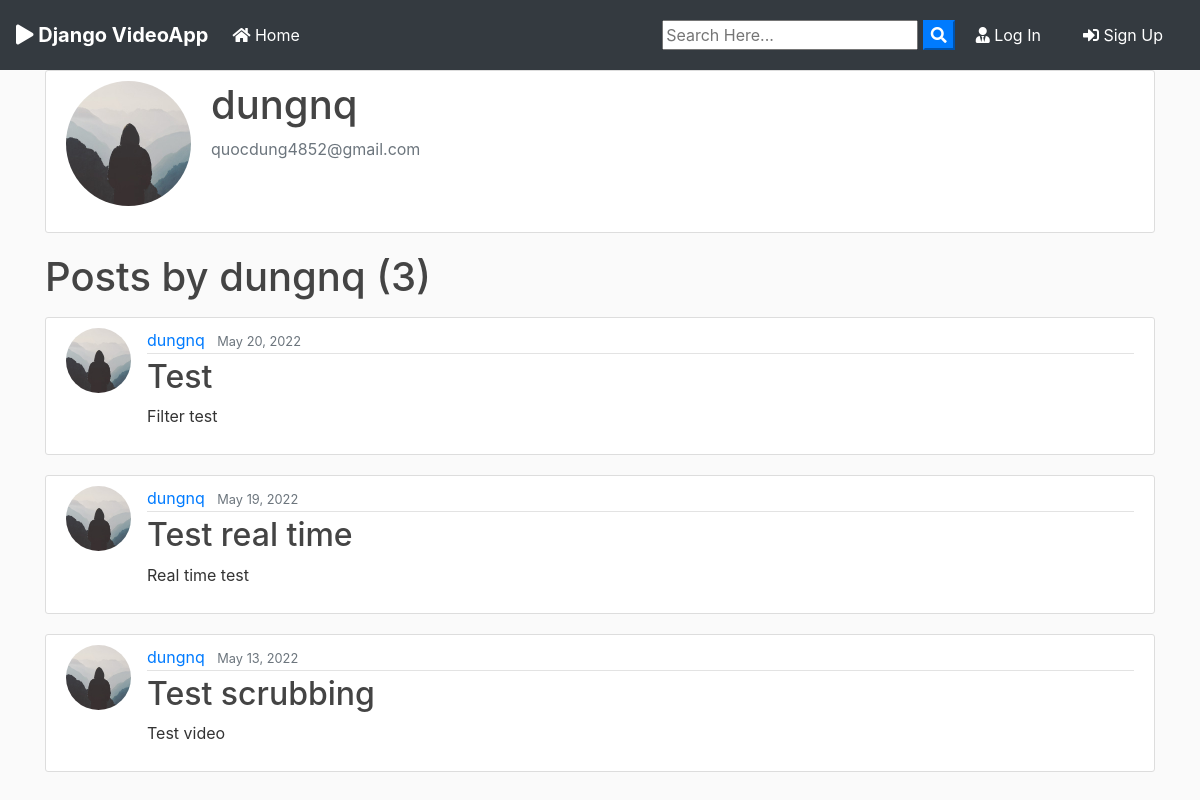
/user/dungnq, run on an earlier commit of the app's database.
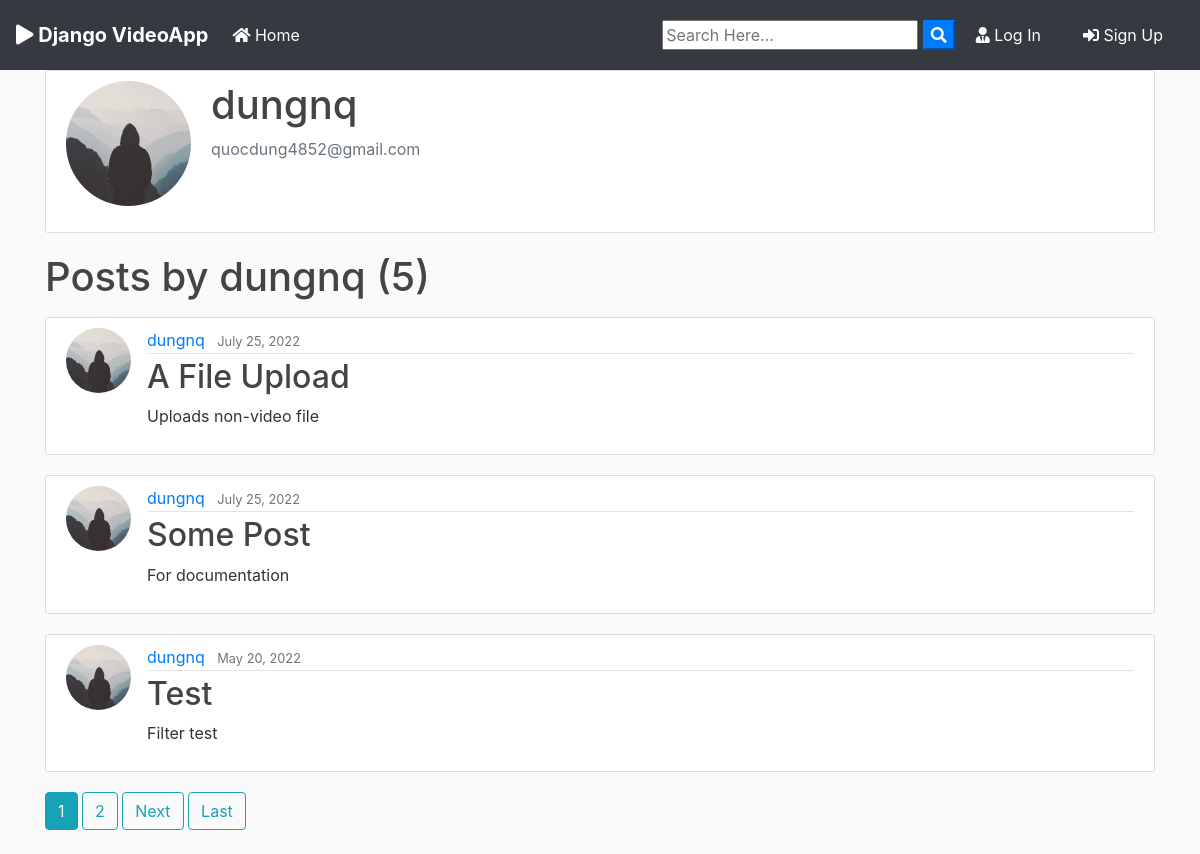
And on a later commit of the database.
### blog/models.py (models this page shows, shortened)
class Post(models.Model):
	title = models.CharField(max_length=100)
	file = models.FileField(upload_to='Files')
	content = models.TextField()
	date_posted = models.DateTimeField(default=timezone.now)
	author = models.ForeignKey(User, on_delete=models.CASCADE)
	status = models.CharField(max_length=1, default='S')
	label = models.TextField(max_length=10, default='N/A')

### users/models.py (models this page shows, shortened)
class Profile(models.Model):
    user = models.OneToOneField(User, on_delete=models.CASCADE)
    image = models.ImageField(default='default.jpg', upload_to='profile_pics')
    is_locked = models.BooleanField(default=False)

### blog/views.py (the view)
# urls.py: path('user/<str:username>', UserPostListView.as_view(), name='user-posts'),
class UserPostListView(ListView):
    model = Post
    template_name = 'blog/user_posts.html'
    context_object_name = 'posts'
    paginate_by = 3
    def get_queryset(self):
        user = get_object_or_404(User, username=self.kwargs.get('username'))
        if self.request.user.is_superuser or self.request.user==user:
            return Post.objects.filter(author=user).order_by('-date_posted')
        else:
            return Post.objects.filter(author=user, status='A').order_by('-date_posted')
    def get_context_data(self, **kwargs):
        context = super(UserPostListView, self).get_context_data(**kwargs)
        context.update({
            'author': get_object_or_404(User, username=self.kwargs.get('username')),
        })
        return context

### blog/templates/blog/user_posts.html (shortened to what this page needs)
{% extends "blog/base.html" %}
{% block content %}
    <div class="content-section">
      <div class="media">
        <img class="rounded-circle account-img" src="{{ author.profile.image.url }}">
        <div class="media-body">
          <h2 class="account-heading">{{ author }}</h2>
          <p class="text-secondary">{{ author.email }}</p>
        </div>
      </div>
    </div>
    {% if view.kwargs.username == user.username %}
    <h1 class="mb-3">My Posts ({{ page_obj.paginator.count }})</h1>
    {% else %}
    <h1 class="mb-3">Posts by {{ view.kwargs.username }} ({{ page_obj.paginator.count }})</h1>
    {% endif %}
    {% for post in posts %}
        <article class="media content-section">
          <img class="rounded-circle article-img" src="{{ post.author.profile.image.url }}">
          <div class="media-body">
            <div class="article-metadata">
              <a class="mr-2" href="{% url 'user-posts' post.author.username %}">{{ post.author }}</a>
              <small class="text-muted">{{ post.date_posted|date:"F d, Y" }}</small>
            </div>
            <h2><a class="article-title" href="{% url 'post-detail' post.id %}">{{ post.title }}</a></h2>
            <p class="article-content">{{ post.content }}</p>
          </div>
        </article>
    {% endfor %}
    {% if is_paginated %}
      {% for num in page_obj.paginator.page_range %}
        {% if page_obj.number == num %}
          <a class="btn btn-info mb-4" href="?page={{ num }}">{{ num }}</a>
        {% elif num > page_obj.number|add:'-3' and num < page_obj.number|add:'3' %}
          <a class="btn btn-outline-info mb-4" href="?page={{ num }}">{{ num }}</a>
        {% endif %}
      {% endfor %}
      {% if page_obj.has_next %}
        <a class="btn btn-outline-info mb-4" href="?page={{ page_obj.next_page_number }}">Next</a>
        <a class="btn btn-outline-info mb-4" href="?page={{ page_obj.paginator.num_pages }}">Last</a>
      {% endif %}
    {% endif %}
{% endblock content %}

What changed in the data, as far as the page shows it:
no longer on this page (row unchanged): Post: author.profile.image (placeholder picture), author "dungnq", date_posted "May 19, 2022", title "Test real time", content "Real time test"
no longer on this page (row unchanged): Post: author.profile.image (placeholder picture), author "dungnq", date_posted "May 13, 2022", title "Test scrubbing", content "Test video"
added Post: author.profile.image (placeholder picture), author "dungnq", date_posted "July 25, 2022", title "A File Upload", content "Uploads non-video file"
added Post: author.profile.image (placeholder picture), author "dungnq", date_posted "July 25, 2022", title "Some Post", content "For documentation"
Also different on the page:
{{ page_obj.paginator.count }}: "3" → "5"
new list line: "1"
new list line: "2"
text now shown: "Next Last"
